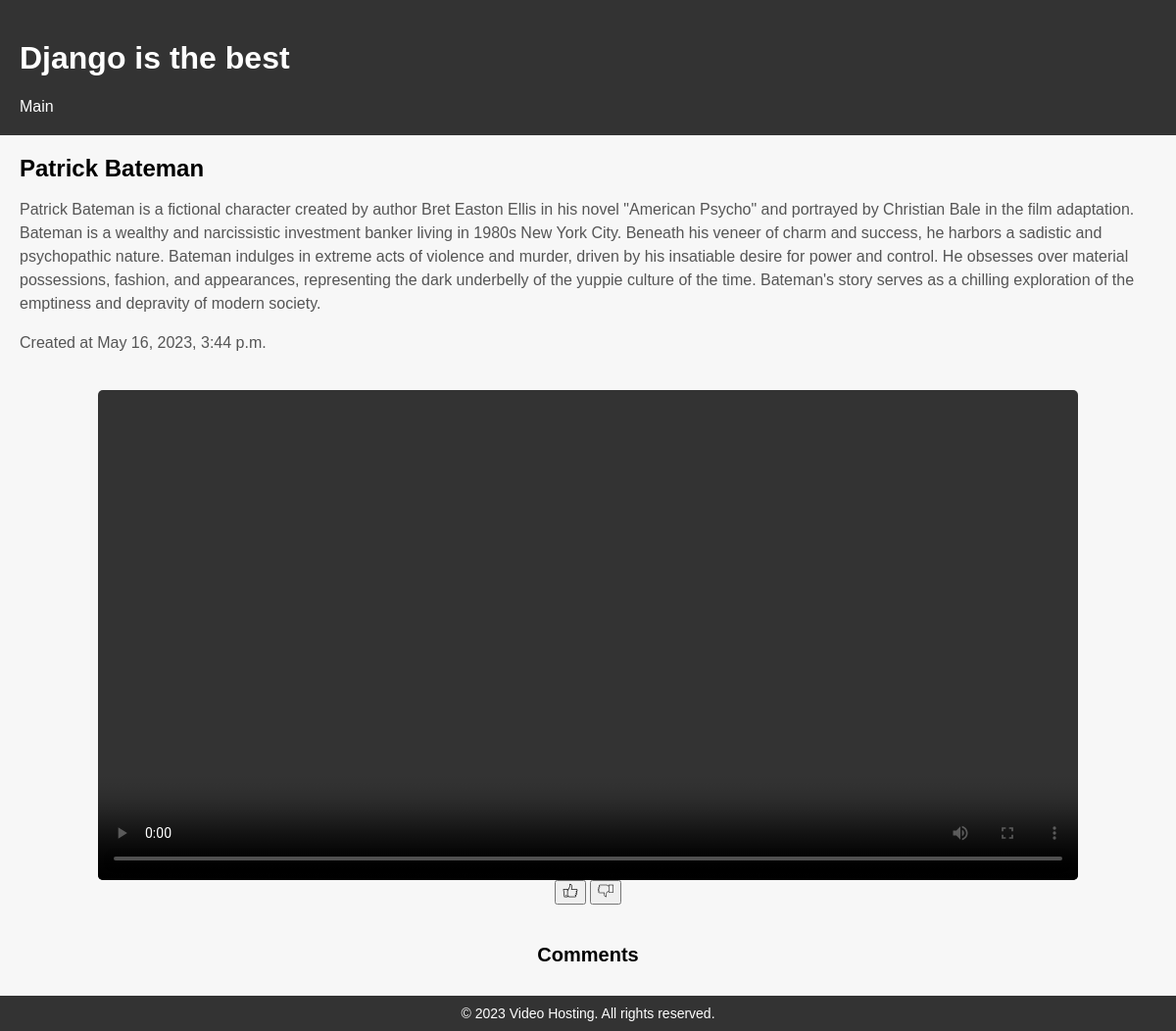
Page /2/ on the committed database.
### videoapp/models.py (models this page shows, shortened)
class Video(models.Model):
    user = models.ForeignKey(User, on_delete=models.CASCADE, blank=True, null=True)
    title = models.CharField(max_length=100)
    description = models.TextField()
    image = models.ImageField(upload_to='image/')
    file = models.FileField(
    upload_to='video/',
    validators=[FileExtensionValidator(allowed_extensions=['mp4'])])
    created_at = models.DateTimeField(default=datetime.datetime.now)

### videoapp/views.py (the view)
# urls.py: path('<int:pk>/', get_video, name='video'),
def get_video(request, pk:int):
    _video = get_object_or_404(Video,id=pk)
    current_user = request.user.username
    return render(request,'videoapp/video.html', {'video' : _video, "current_user" : current_user, "video_id": pk})

### templates/videoapp/video.html (shortened to what this page needs)
{% load static %}
<!DOCTYPE html>
<html>
<head>
  <link rel="stylesheet" type="text/css" href="{% static 'styles/video.css' %}">
</head>
<body>
  <header>
    <h1>Django is the best</h1>
    <nav>
      <ul>
        <li><a href="/">Main</a></li>
      </ul>
    </nav>
  </header>
  <main>
    <div class="video-details">
      <h2>{{ video.title }}</h2>
      <p>{{ video.description }}</p>
      <p>Created at {{ video.created_at }}</p>
    </div>
    <video
      id="my-video"
      class="video-js"
      controls
      preload="auto"
      width="1000"
      height="800"
      >
      <source src="/media/{{ video.file }}" type="video/mp4">
      <source src="/media/{{ video.file }}" type="video/webm">
    </video>
    <form class="like-form" action="{% url 'like' video.pk %}" method="POST" id="likeid">
      <button type="submit" class="like-button-img" name="likes">
        <img src="{% static 'likes/icons8-like-16.png' %}">
      </button>
      <button type="submit" class="like-button-img", name="dislikes">
        <img src="{% static 'likes/icons8-dislike-16.png' %}">
      </button>
    </form>
    <section class="comments-section">
      <h3>Comments</h3>
    </section>
  </main>
  <footer>
    © 2023 Video Hosting. All rights reserved.
  </footer>
</body>
</html>

### static/styles/video.css (style rules this page uses)
body { font-family: Arial, sans-serif; background-color: #F7F7F7; margin: 0; padding: 0; }
header { background-color: #333; color: #FFF; padding: 20px; }
nav ul { list-style-type: none; margin: 0; padding: 0; }
nav ul li { display: inline; margin-right: 10px; }
nav ul li a { color: #FFF; text-decoration: none; }
main { padding: 20px; display: flex; justify-content: center; align-items: center; flex-direction: column; }
.video-details { margin-bottom: 20px; }
.video-details h2 { margin-top: 0; margin-bottom: 10px; font-size: 24px; }
.video-details p { font-size: 16px; line-height: 1.5; color: #555; }
video { height: auto; border-radius: 5px; }
.comments-section { margin-top: 20px; }
.comments-section h3 { font-size: 20px; margin-bottom: 10px; }
footer { background-color: #333; color: #FFF; padding: 10px; text-align: center; font-size: 14px; }

### rows in the picture
Video: title "Patrick Bateman", description "Patrick Bateman is a fictional character created by author Bret Easton Ellis in his novel \"American Psycho\" and portrayed by Christian Bale in the film adaptation. Bateman is a wealthy and narcissistic investment banker living in 1980s New York City. Beneath his veneer of charm and success, he harbors a sadistic and psychopathic nature. Bateman indulges in extreme acts of violence and murder, driven by his insatiable desire for power and control. He obsesses over material possessions, fashion, and appearances, representing the dark underbelly of the yuppie culture of the time. Bateman's story serves as a chilling exploration of the emptiness and depravity of modern society.", created_at "May 16, 2023, 3:44 p.m."
